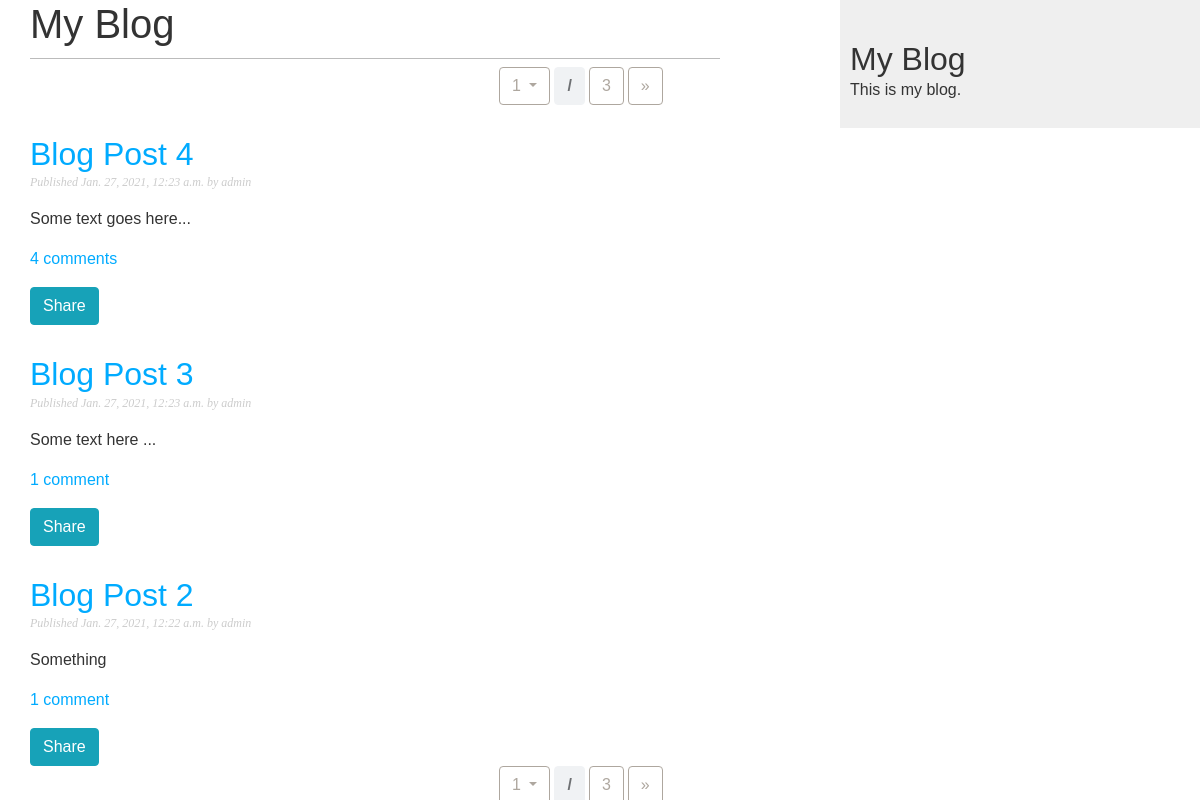
Screenshot of /blog/ with the database file from the repository.
### blog/models.py (models this page shows, shortened)
class Post(models.Model):
    STATUS_CHOICES = (
        ('draft', 'Draft'),
        ('published', 'Published')
    )
    title = models.CharField(max_length=250)
    slug = models.SlugField(max_length=250, unique_for_date='publish')
    author = models.ForeignKey(User, on_delete=models.CASCADE, related_name='blog_posts')
    body = models.TextField()
    publish = models.DateTimeField(default=timezone.now)
    created = models.DateTimeField(auto_now_add=True)
    updated = models.DateTimeField(auto_now=True)
    status = models.CharField(max_length=10,
                            choices=STATUS_CHOICES,
                            default='draft')
    class Meta:
        ordering = ('-publish', ) # append ',' to tell Python it's a tuple.
    def get_absolute_url(self):
        return reverse('blog:post_detail',
                        args=[self.publish.year,
                                self.publish.month,
                                self.publish.day, self.slug])
    objects = models.Manager()
    published = PublishedManager()

### blog/views.py (the view)
# urls.py: path('', views.post_list, name='post_list'),
def post_list(request):
    object_list = Post.published.all()
    paginator = Paginator(object_list, per_page=3)
    page_number = request.GET.get('page_number')
    try:
        posts = paginator.get_page(page_number)
    except  PageNotAnInteger:
        posts = paginator.get_page(1)
    except EmptyPage:
        posts = paginator.get_page(paginator.num_pages)
    return render(request, 'blog/post/list.html', {'posts': posts, 'page_number': page_number, 'range': range(1,paginator.num_pages+1)})

### blog/models.py (called while the page is built)
    def get_queryset(self):
        return super(PublishedManager, self).get_queryset()\
                                            .filter(status='published')

### blog/templates/blog/post/list.html (shortened to what this page needs)
{% extends 'blog/base.html' %}
{% block content %}
    <h1>My Blog</h1>
    {% include 'blog/pagination.html' with page=posts %}
    {% for post in posts %}
        <h2>
            <a href="{{ post.get_absolute_url }}">{{ post.title }}</a>
        </h2>
        <p class="date">
            Published {{ post.publish }} by {{ post.author }}
        </p>
        {{ post.body|truncatewords:30|linebreaks }}
        {% with post.comments.count as total_comments %}
            <p class="text-muted">
                <a href="{{ post.get_absolute_url }}">{{total_comments}} comment{{total_comments|pluralize}}</a>
            </p>
        {% endwith %}
        <a href="{% url 'blog:post_share' post.id %}" class="btn btn-info">Share</a>
    {% endfor %}
    {% include 'blog/pagination.html' with page=posts %}
{% endblock %}

### blog/static/blog/css/blog.css (style rules this page uses)
body { margin:0; padding:0; font-family:helvetica, sans-serif; }
a { color:#00abff; text-decoration:none; }
h1 { font-weight:normal; border-bottom:1px solid #bbb; padding:0 0 10px 0; }
h2 { font-weight:normal; margin:30px 0 0; }
p.date { color:#ccc; font-family: georgia, serif; font-size: 12px; font-style: italic; }

### rows the page displays
Post: title "Blog Post 4", publish "Jan. 27, 2021, 12:23 a.m.", author "admin", body "Some text goes here...", comments.count "4"
Post: title "Blog Post 3", publish "Jan. 27, 2021, 12:23 a.m.", author "admin", body "Some text here ...", comments.count "1"
Post: title "Blog Post 2", publish "Jan. 27, 2021, 12:22 a.m.", author "admin", body "Something", comments.count "1"

### other values shown
{{ page.number }} "1 1"
{{ page.paginator.num_pages }} "3 3"
